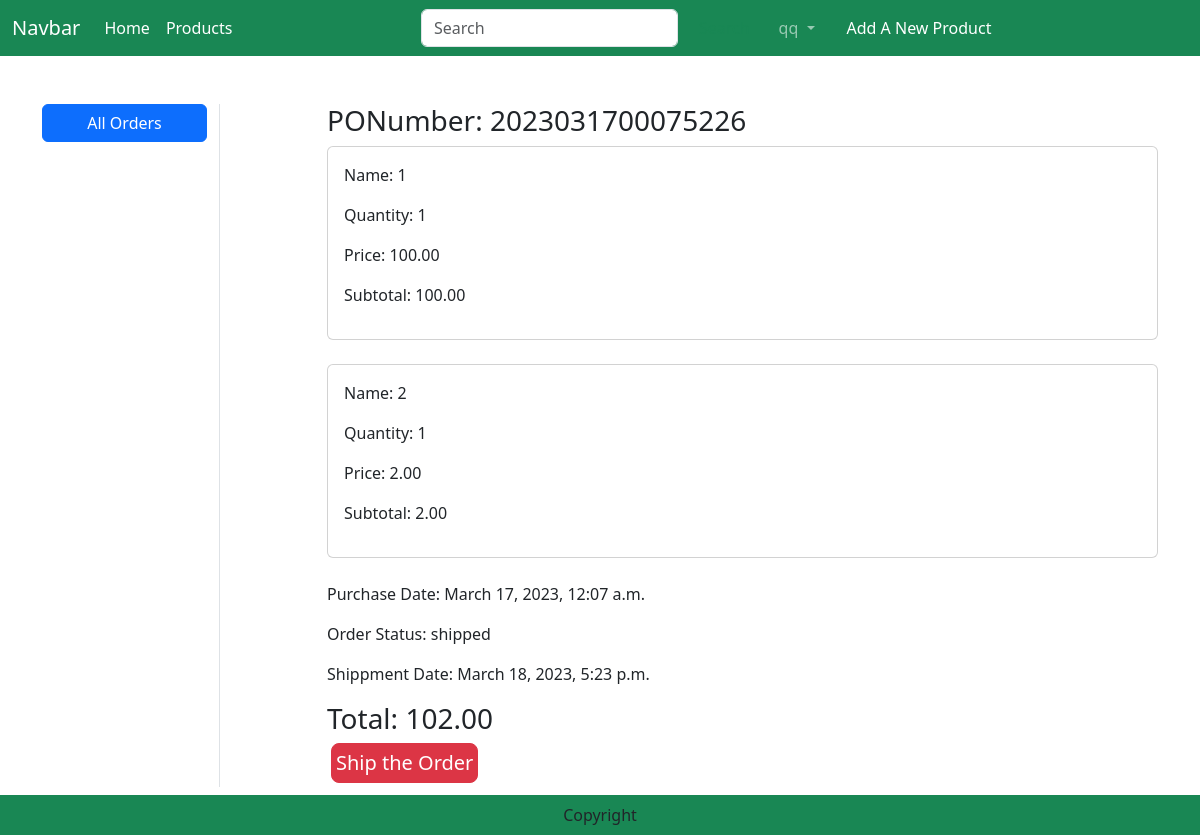
The page /orders/2023031700075226 (signed in) on the database its author committed.
### order/models.py (models this page shows)
class Order(models.Model):
    PONumber = models.CharField(max_length=30, primary_key=True)
    purchaseDate = models.DateTimeField(default=datetime.now)
    status = models.CharField(default=ORDER_STATUS_CHOICES[0][0], choices=ORDER_STATUS_CHOICES, max_length=20)
    customer = models.ForeignKey('customers.Customer',on_delete=models.CASCADE)
    user = models.ForeignKey(User,on_delete=models.CASCADE)
    shipmentDate = models.DateTimeField(null = True)
    cancelDate = models.DateTimeField(null = True)

class OrderItem(models.Model):
    product = models.ForeignKey('products.Product', on_delete=models.CASCADE)
    order = models.ForeignKey('order.Order', on_delete=models.CASCADE,)
    price = models.DecimalField(default=0, max_digits=7, decimal_places=2)
    myRate = models.IntegerField(default=5)
    myComment = models.CharField(max_length=1000)
    class Meta:
        unique_together = ("product","order")

### products/models.py (models this page shows, shortened)
class Product(models.Model):
    productName = models.CharField(max_length=100)
    price = models.DecimalField(default=0, max_digits=7, decimal_places=2)
    ISBN = models.CharField(max_length=17)
    author = models.CharField(max_length=100)
    publisher = models.CharField(max_length=100)
    introduction = models.TextField(max_length=1000)
    image = models.ImageField(upload_to='product')
    category = models.ForeignKey('Category', related_name="products", on_delete=models.CASCADE,)
    avgRating = models.DecimalField(default=0, max_digits=3, decimal_places=2)

### order/views.py (the view)
# urls.py: path('orders/<str:PONumber>',views.OrderDetailView.as_view(), name='order_detail'),
class OrderDetailView(View):
    def get(self, request, PONumber):
        filter = request.GET.get('filter')
        if filter == 'allVendor':
            orders = Order.objects.all().order_by('-purchaseDate')
        else:
            filter == 'all'
            orders = Order.objects.filter(user=request.user).order_by('-purchaseDate')
        order = Order.objects.get(PONumber=PONumber)
        orderitems = OrderItem.objects.filter(order=order)
        total = 0
        for oi in orderitems:
            value = oi.price
            total = total + value
        context = {
            'order': order,
            'orderitems': orderitems,
            'total':total,
        }
        return render(request, 'order_detail.html', context)

### templates/order_detail.html (shortened to what this page needs)
{% extends 'base.html' %}
{% load static %}
{% block main-content %}
<div class="container my-5">
    <div class="row">
        <div class="col-sm-2 border-end">
            <ul class="list-unstyled">
                {% for group in request.user.groups.all %}
                    {% if group.name == 'Customer' %}
                        <li class="d-grid"><a href="{% url 'order:orders' %}?filter=all" class="btn btn-primary" {% if filter == 'all' %}class="active"{% endif %}>All Orders</a></li>
                    {% elif group.name == 'Vendor' %}
                        <li class="d-grid"><a href="{% url 'order:orders' %}?filter=allVendor" class="btn btn-primary" {% if filter == 'allVendor' %}class="active"{% endif %}>All Orders</a></li>
                    {% endif %}
                {% endfor %}
            </ul>
        </div>
        <div class="col-sm-9 offset-sm-1">
            <h3>PONumber: {{order.PONumber}}</h3>
            {% for item in orderitems %}
                <div class="card">
                    <div class="card-body">
                        <div class="col-sm-7">
                            <p>Name: {{item.product.productName}}</p>
                            <p>Quantity: 1 </p>
                            <p>Price: {{item.price}}</p>
                            <p>Subtotal: {{item.price}}</p>
                        </div>
                    </div>
                </div>
                <br>
            {% endfor %}
                <div class="col-sm">
                    <p>Purchase Date: {{order.purchaseDate}}</p>
                    <p>Order Status: {{order.status}}</p>
                    {% if order.status == 'shipped' %}
                        <p>Shippment Date: {{order.shipmentDate}}</p>
                    {% elif order.status == 'cancelled' %}
                        <p>Cancel Date: {{order.cancelDate}}</p>
                        <p>Cancel Person: </p>
                    {% endif %}
                </div>
            <h3>Total: {{total}}</h3>
            {% for group in request.user.groups.all %}
                {% if group.name == 'Vendor' %}
                    <form action="/vendorShip" class="d-inline">
                        <button type="sumbit" class="d-grid gap-2 btn btn-danger p-1 m-1 btn-lg text-decoration-none text-white" >Ship the Order</button>
                    </form>
                {% endif %}
            {% endfor %}
        </div>
    </div>
</div>
{% endblock main-content %}

### templates/base.html (shortened to what this page needs)
<!DOCTYPE html>
{% load static %}
<html lang="en">
<head>
    <link href="https://cdn.jsdelivr.net/npm/bootstrap@5.3.0-alpha1/dist/css/bootstrap.min.css" rel="stylesheet">
    <link rel="stylesheet" href="{% static 'css/owl.carousel.min.css' %}">
    <link rel="stylesheet" href="{% static 'css/all.min.css' %}">
    <link rel="stylesheet" href="{% static 'css/style.css' %}">
</head>
<body>
    <nav class="navbar navbar-expand-lg navbar-dark bg-success">
        <div class="container-fluid">
          <a class="navbar-brand" href="#">Navbar</a>
          <div class="collapse navbar-collapse" id="navbarSupportedContent">
            <ul class="navbar-nav me-auto mb-2 mb-lg-0">
              <li class="nav-item">
                <a class="nav-link active" aria-current="page" href="{% url 'products:home' %}">Home</a>
              </li>
              <li class="nav-item">
                <a class="nav-link text-white" href="{% url 'products:products' %}">Products</a>
              </li>
            </ul>
            <form class="d-flex" role="search" action="{% url 'products:searchProducts' %}" method="get">
              <input class="form-control me-2" type="text" placeholder="Search" name="search" aria-label="Search">
              <button class="btn btn-outline-success" type="submit">Search</button>
            </form>
            <ul class="navbar-nav me-auto mb-2 mb-lg-0">
              {% if user.is_authenticated %}
                  {% for group in request.user.groups.all %}
                    {% if group.name == 'Vendor' %}
                      <li class="nav-item dropdown mx-2">
                        <a class="nav-link dropdown-toggle" href="#" role="button" data-bs-toggle="dropdown" aria-expanded="false">
                          {{ user.username }}
                        </a>
                      </li>
                      <li class="nav-item mx-2">
                        <a class="nav-link text-white" href="{% url 'products:productsAdd' %}">Add A New Product</a>
                      </li>
                    {% endif %}
                  {% endfor %}
              {% endif %}
              </ul>
          </div>
        </div>
      </nav>
      {% block main-content %}{% endblock main-content %}
    <footer class="container-fluid fixed-bottom bg-success text-center p-2 mt-5">
        Copyright
    </footer>
</body>
</html>

### rows shown on the page
Order: PONumber "2023031700075226", purchaseDate "March 17, 2023, 12:07 a.m.", status "shipped", shipmentDate "March 18, 2023, 5:23 p.m."
OrderItem: product.productName "1", price "100.00"
OrderItem: product.productName "2", price "2.00"

### other values the page prints
{{ user.username }} "qq"
{{ total }} "102.00"
